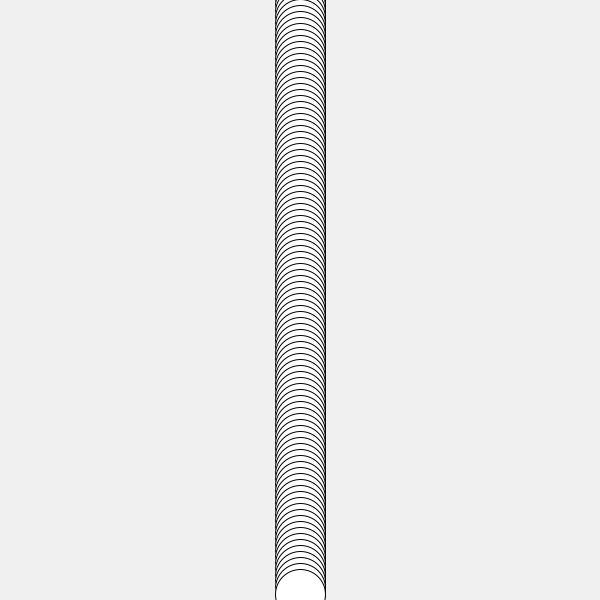
Frame 1 (no input)
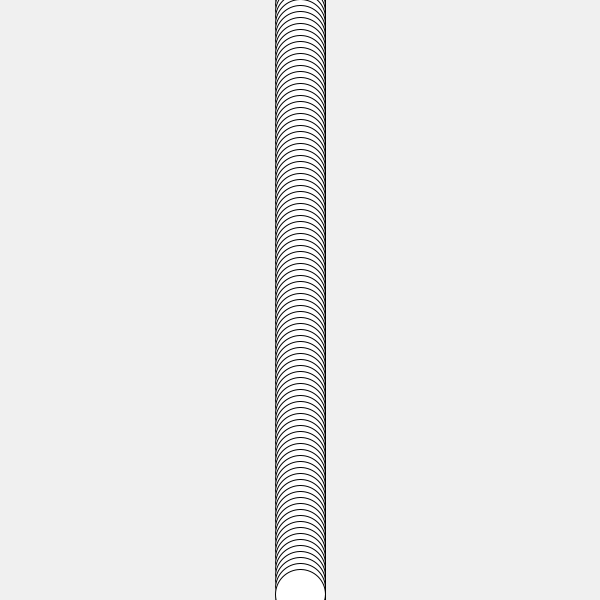
Frame 60 (the mouse pressed at the canvas centre just before this capture)
Frame 120 (the mouse held since frame 60 and released just before this capture): identical to frame 60, image omitted

The Processing sketch that drew these frames (run headless with seeded random() and noise(); from frame 60 on, the mouse is pressed at the canvas centre):

// Processing sketch: sketch_16
// ── sketch_16.pde
// this sketch uses a single array of floats to 
// store values used in a drawing function. 

// change the sketch so that it instantiates an 
// array of 100 ellipses instead. you will need to 
// change the way the values are given to the array. 

// map the values in the array so that when drawn, 
// the ellipses will be evenly spaced moving down the 
// screen from the top to the bottom.

float[] pos = new float [100];

void setup() {
  size(600, 600);
  background(240);
}

void draw() {
  for (int i = 0; i < 100; i++) {
    pos[i]=i*6;
    ellipse(width/2, pos[i], 50, 50);
  }
}
